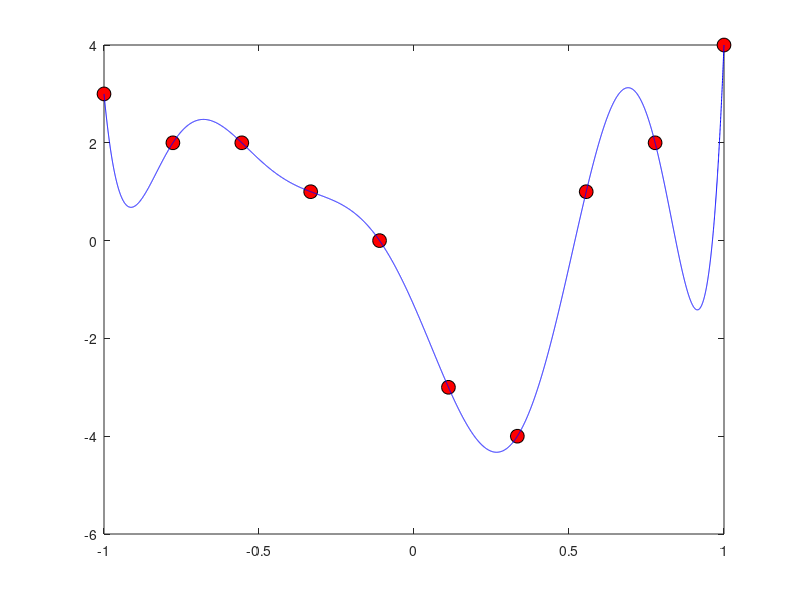

Source code (MATLAB):
clear all
close all
n = 10;
xi= linspace(-1,1,n);
yi= [3 2 2 1 0 -3 -4 1 2 4];
plot (xi,yi,'o','MarkerSize',10,'MarkerFaceColor','r','MarkerEdgeColor','k');
hold on;

% computation of 'd' vector
d = yi';

% Computation of 'G' matrix
for i=1:n
    for j=1:n
        G(i,j) = xi(i)^(j-1);
    end
end

% Computation of 'm' vector
m = G\d;

% Computation for plotting
N = 1000;
for i = 1:n-1
    x1 = xi(i); x2 = xi(i+1);
    x = linspace(x1,x2,N);
    for j = 1:N
        sm = 0;
        for k = 1:n
            sm = sm + m(k) * x(j)^(k-1);
         end
        y(j) = sm;
    end
    plot(x,y,'b');
end

